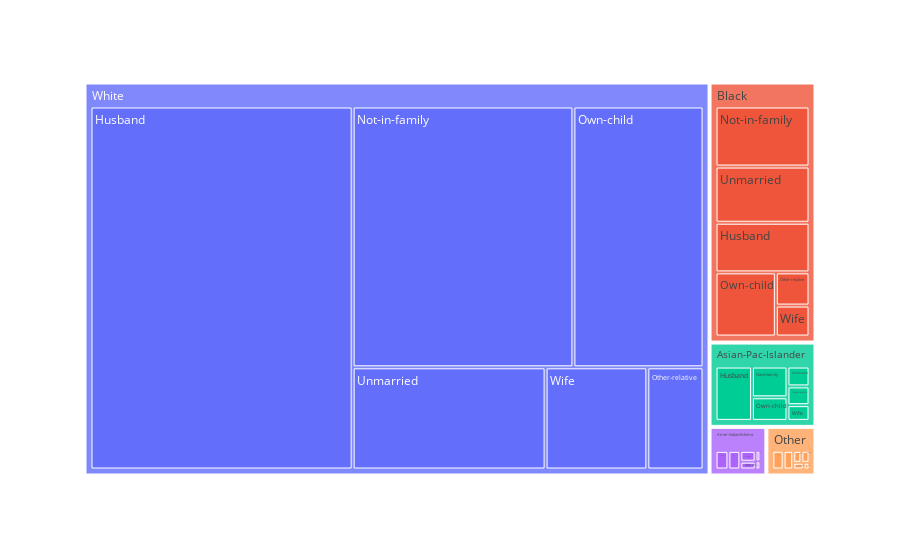

The notebook cell this image was saved under:
### Code cell
grafico = px.treemap(df, path=['race', 'relationship'])
grafico.show()

### Figure 1 — Plotly figure (JSON) as saved in the notebook; plotly's stock layout.template omitted (floating-point values rounded to 4 significant figures)
{"data": [{"branchvalues": "total", "domain": {"x": [0, 1], "y": [0, 1]}, "hovertemplate": "labels=%{label}<br>count=%{value}<br>parent=%{parent}<br>id=%{id}<extra></extra>", "ids": ["Amer-Indian-Eskimo/Husband", "Asian-Pac-Islander/Husband", "Black/Husband", "Other/Husband", "White/Husband", "Amer-Indian-Eskimo/Not-in-family", "Asian-Pac-Islander/Not-in-family", "Black/Not-in-family", "Other/Not-in-family", "White/Not-in-family", "Amer-Indian-Eskimo/Other-relative", "Asian-Pac-Islander/Other-relative", "Black/Other-relative", "Other/Other-relative", "White/Other-relative", "Amer-Indian-Eskimo/Own-child", "Asian-Pac-Islander/Own-child", "Black/Own-child", "Other/Own-child", "White/Own-child", "Amer-Indian-Eskimo/Unmarried", "Asian-Pac-Islander/Unmarried", "Black/Unmarried", "Other/Unmarried", "White/Unmarried", "Amer-Indian-Eskimo/Wife", "Asian-Pac-Islander/Wife", "Black/Wife", "Other/Wife", "White/Wife", "Amer-Indian-Eskimo", "Asian-Pac-Islander", "Black", "Other", "White"], "labels": ["Husband", "Husband", "Husband", "Husband", "Husband", "Not-in-family", "Not-in-family", "Not-in-family", "Not-in-family", "Not-in-family", "Other-relative", "Other-relative", "Other-relative", "Other-relative", "Other-relative", "Own-child", "Own-child", "Own-child", "Own-child", "Own-child", "Unmarried", "Unmarried", "Unmarried", "Unmarried", "Unmarried", "Wife", "Wife", "Wife", "Wife", "Wife", "Amer-Indian-Eskimo", "Asian-Pac-Islander", "Black", "Other", "White"], "name": "", "parents": ["Amer-Indian-Eskimo", "Asian-Pac-Islander", "Black", "Other", "White", "Amer-Indian-Eskimo", "Asian-Pac-Islander", "Black", "Other", "White", "Amer-Indian-Eskimo", "Asian-Pac-Islander", "Black", "Other", "White", "Amer-Indian-Eskimo", "Asian-Pac-Islander", "Black", "Other", "White", "Amer-Indian-Eskimo", "Asian-Pac-Islander", "Black", "Other", "White", "Amer-Indian-Eskimo", "Asian-Pac-Islander", "Black", "Other", "White", "", "", "", "", ""], "type": "treemap", "values": [135, 589, 1011, 123, 17858, 125, 325, 1223, 105, 10805, 22, 123, 242, 41, 1078, 67, 249, 839, 57, 6369, 93, 130, 1144, 57, 3701, 28, 103, 226, 23, 1951, 470, 1519, 4685, 406, 41762]}], "layout": {"legend": {"tracegroupgap": 0}, "margin": {"t": 60}}}
